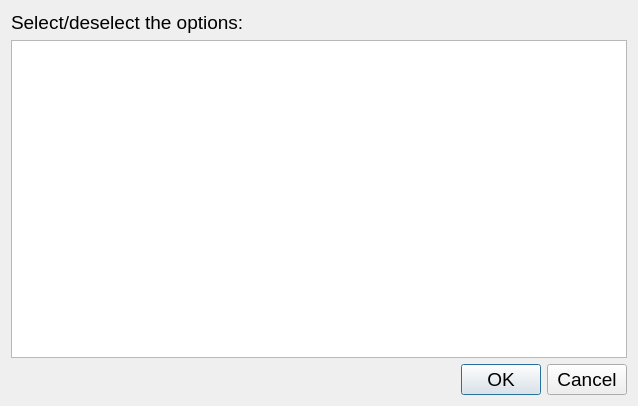
<?xml version="1.0" encoding="UTF-8"?>
<ui version="4.0">
 <class>Dialog</class>
 <widget class="QDialog" name="Dialog">
  <property name="geometry">
   <rect>
    <x>0</x>
    <y>0</y>
    <width>638</width>
    <height>406</height>
   </rect>
  </property>
  <property name="font">
   <font>
    <pointsize>14</pointsize>
   </font>
  </property>
  <property name="windowTitle">
   <string>Select Options</string>
  </property>
  <property name="windowIcon">
   <iconset>
    <normaloff>../figures/logo.ico</normaloff>../figures/logo.ico</iconset>
  </property>
  <layout class="QVBoxLayout" name="verticalLayout_2">
   <item>
    <layout class="QVBoxLayout" name="verticalLayout">
     <item>
      <widget class="QLabel" name="label">
       <property name="text">
        <string>Select/deselect the options:</string>
       </property>
      </widget>
     </item>
     <item>
      <widget class="OptionsQListWidget" name="optionsQListWidget">
       <property name="selectionMode">
        <enum>QAbstractItemView::MultiSelection</enum>
       </property>
       <property name="selectionBehavior">
        <enum>QAbstractItemView::SelectRows</enum>
       </property>
      </widget>
     </item>
     <item>
      <widget class="QDialogButtonBox" name="buttonBox">
       <property name="orientation">
        <enum>Qt::Horizontal</enum>
       </property>
       <property name="standardButtons">
        <set>QDialogButtonBox::Cancel|QDialogButtonBox::Ok</set>
       </property>
      </widget>
     </item>
    </layout>
   </item>
  </layout>
 </widget>
 <customwidgets>
  <customwidget>
   <class>OptionsQListWidget</class>
   <extends>QListWidget</extends>
   <header>qlist_widget</header>
  </customwidget>
 </customwidgets>
 <resources/>
 <connections>
  <connection>
   <sender>buttonBox</sender>
   <signal>accepted()</signal>
   <receiver>Dialog</receiver>
   <slot>accept()</slot>
   <hints>
    <hint type="sourcelabel">
     <x>248</x>
     <y>254</y>
    </hint>
    <hint type="destinationlabel">
     <x>157</x>
     <y>274</y>
    </hint>
   </hints>
  </connection>
  <connection>
   <sender>buttonBox</sender>
   <signal>rejected()</signal>
   <receiver>Dialog</receiver>
   <slot>reject()</slot>
   <hints>
    <hint type="sourcelabel">
     <x>316</x>
     <y>260</y>
    </hint>
    <hint type="destinationlabel">
     <x>286</x>
     <y>274</y>
    </hint>
   </hints>
  </connection>
 </connections>
</ui>
